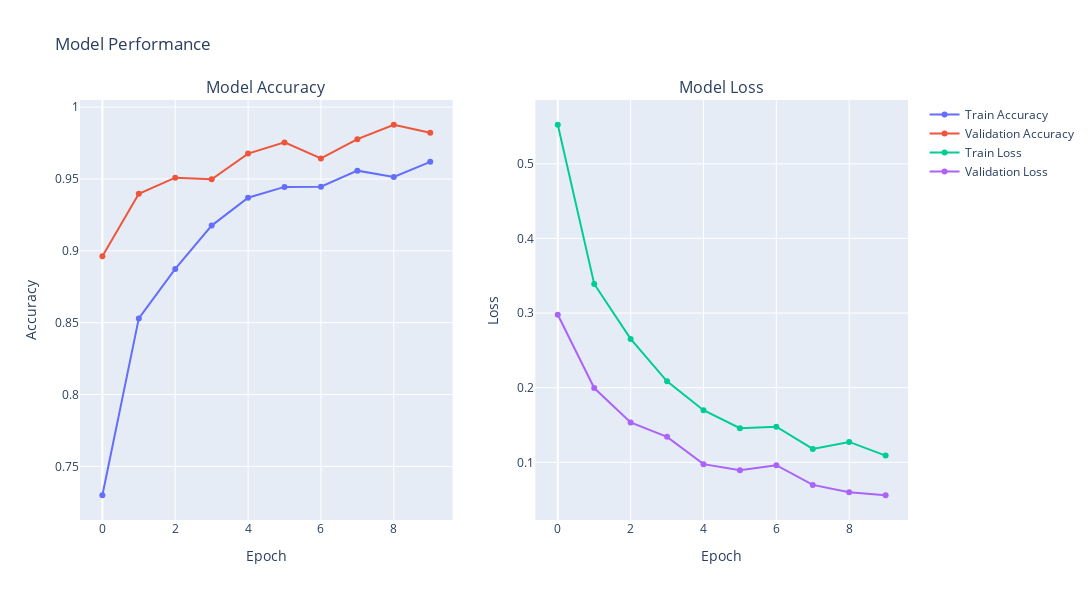

Notebook cell for this chart:
### Code cell
import plotly.graph_objects as go
from plotly.subplots import make_subplots
import plotly.figure_factory as ff

fig = make_subplots(rows=1, cols=2, subplot_titles=("Model Accuracy", "Model Loss"))
fig.add_trace(
    go.Scatter(y=history.history['accuracy'], name='Train Accuracy'),
    row=1, col=1
)

fig.add_trace(
    go.Scatter(y=history.history['val_accuracy'], name='Validation Accuracy'),
    row=1, col=1
)
fig.add_trace(
    go.Scatter(y=history.history['loss'], name='Train Loss'),
    row=1, col=2
)
fig.add_trace(
    go.Scatter(y=history.history['val_loss'], name='Validation Loss'),
    row=1, col=2
)

fig.update_xaxes(title_text="Epoch", row=1, col=1)
fig.update_yaxes(title_text="Accuracy", row=1, col=1)
fig.update_xaxes(title_text="Epoch", row=1, col=2)
fig.update_yaxes(title_text="Loss", row=1, col=2)
fig.update_layout(height=600, width=1200, title_text="Model Performance")

fig.show()

### Figure 1 — Plotly figure (JSON) as saved in the notebook; plotly's stock layout.template omitted (floating-point values rounded to 4 significant figures)
{"data": [{"name": "Train Accuracy", "type": "scatter", "xaxis": "x", "y": [0.7299, 0.853, 0.8874, 0.9176, 0.9369, 0.9445, 0.9446, 0.9558, 0.9515, 0.9619], "yaxis": "y"}, {"name": "Validation Accuracy", "type": "scatter", "xaxis": "x", "y": [0.8962, 0.9397, 0.9509, 0.9498, 0.9676, 0.9754, 0.9643, 0.9777, 0.9877, 0.9821], "yaxis": "y"}, {"name": "Train Loss", "type": "scatter", "xaxis": "x2", "y": [0.5523, 0.339, 0.2654, 0.2085, 0.1698, 0.1457, 0.1477, 0.118, 0.1273, 0.109], "yaxis": "y2"}, {"name": "Validation Loss", "type": "scatter", "xaxis": "x2", "y": [0.2977, 0.1995, 0.1534, 0.1341, 0.09755, 0.08934, 0.09612, 0.06976, 0.06, 0.05587], "yaxis": "y2"}], "layout": {"annotations": [{"font": {"size": 16}, "showarrow": false, "text": "Model Accuracy", "x": 0.225, "xanchor": "center", "xref": "paper", "y": 1, "yanchor": "bottom", "yref": "paper"}, {"font": {"size": 16}, "showarrow": false, "text": "Model Loss", "x": 0.775, "xanchor": "center", "xref": "paper", "y": 1, "yanchor": "bottom", "yref": "paper"}], "height": 600, "title": {"text": "Model Performance"}, "width": 1200, "xaxis": {"anchor": "y", "domain": [0, 0.45], "title": {"text": "Epoch"}}, "xaxis2": {"anchor": "y2", "domain": [0.55, 1], "title": {"text": "Epoch"}}, "yaxis": {"anchor": "x", "domain": [0, 1], "title": {"text": "Accuracy"}}, "yaxis2": {"anchor": "x2", "domain": [0, 1], "title": {"text": "Loss"}}}}
